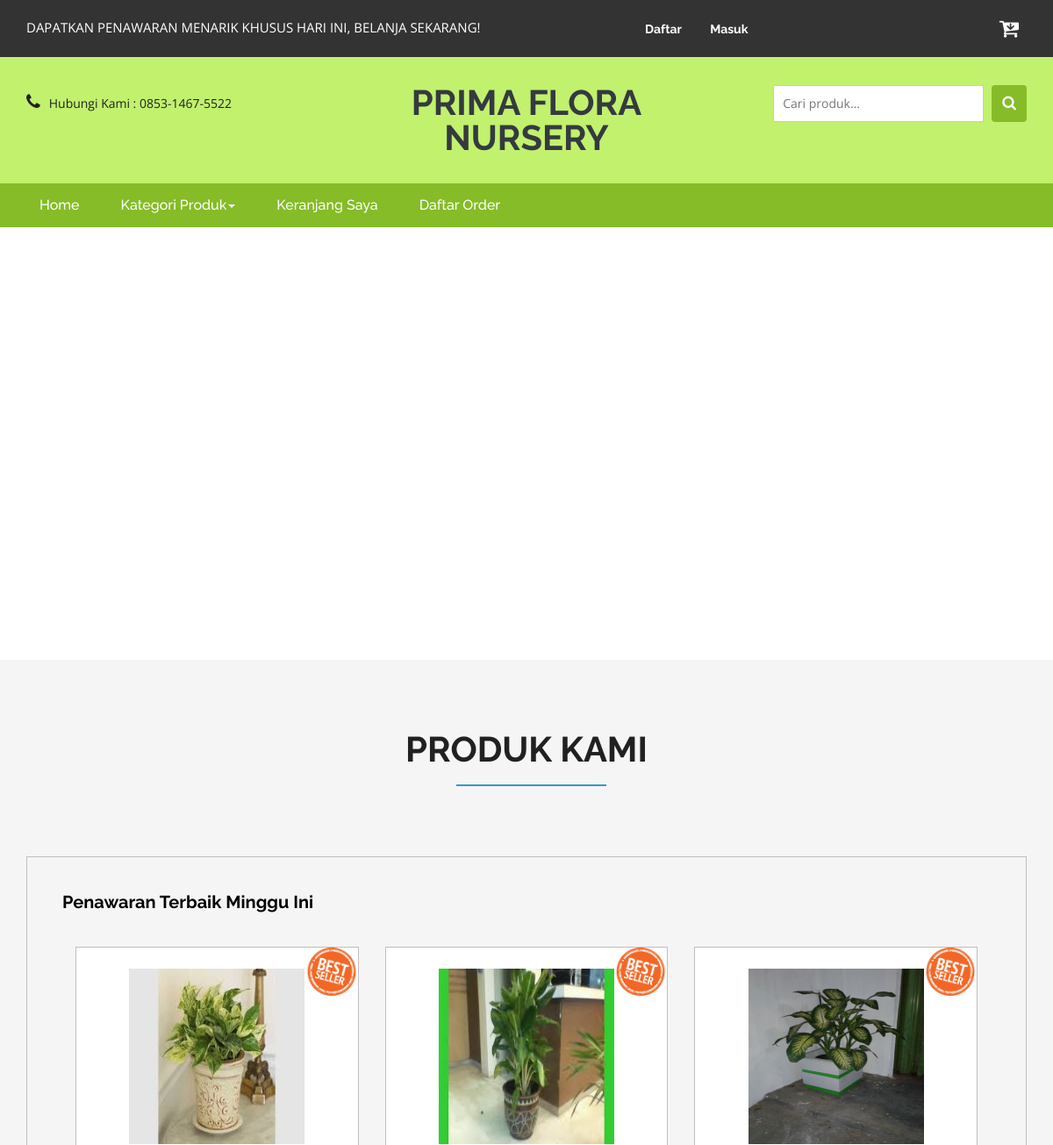
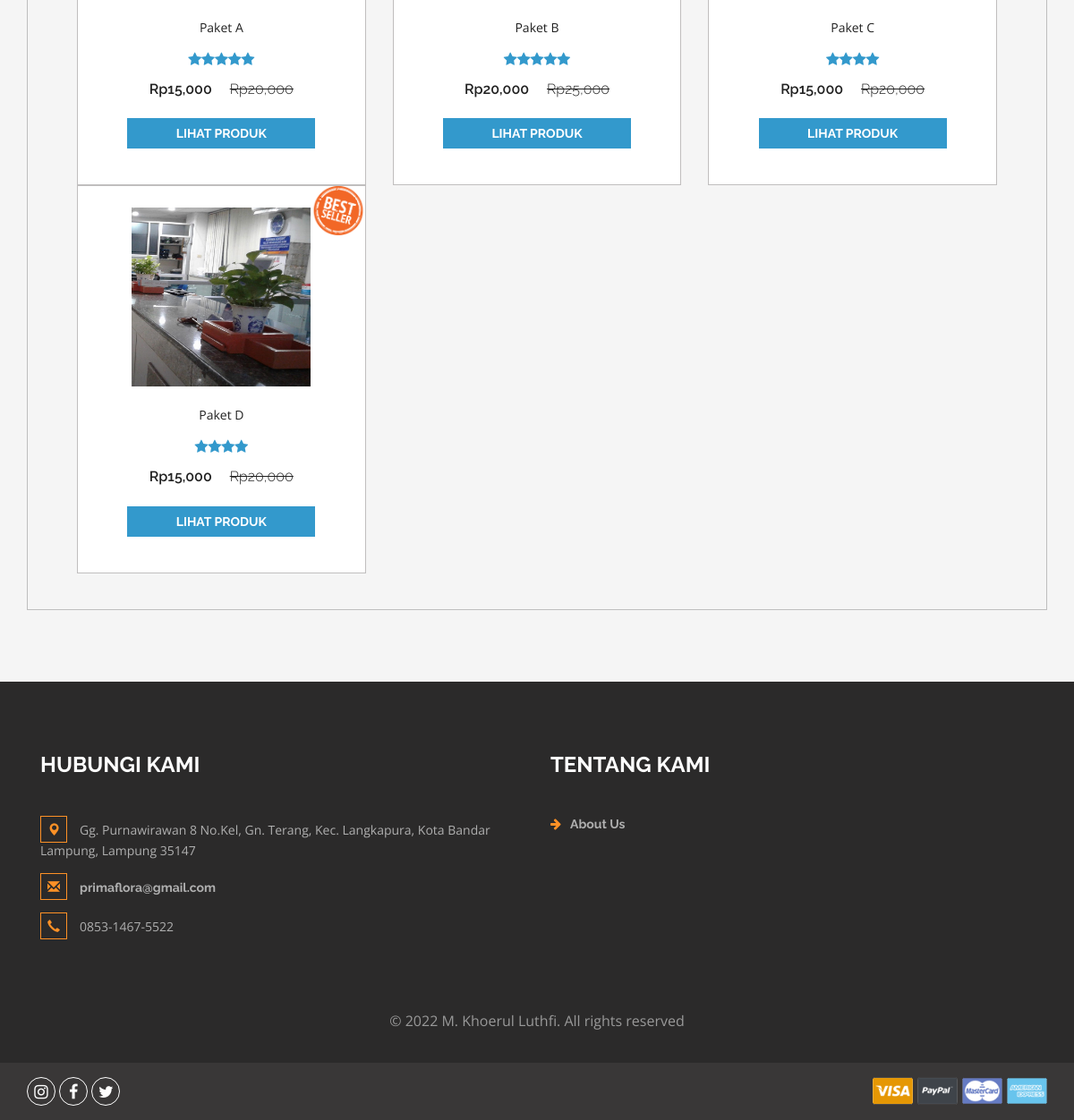
The page / on the database its author committed (2 pictures, top to bottom).
### tables this page shows
CREATE TABLE `produk` (
  `idproduk` int(11) NOT NULL,
  `idkategori` int(11) NOT NULL,
  `namaproduk` varchar(30) NOT NULL,
  `gambar` varchar(100) NOT NULL,
  `deskripsi` varchar(200) NOT NULL,
  `rate` int(11) NOT NULL,
  `hargabefore` int(11) NOT NULL,
  `hargaafter` int(11) NOT NULL,
  `tgldibuat` timestamp NOT NULL DEFAULT current_timestamp(),
  `status` varchar(15) NOT NULL
);

### index.php (the view, shortened to what this page needs)
<?php
include 'dbconnect.php';
?>
<!DOCTYPE html>
<html>
<head>
	<?php
	include 'page-link/link.php'
	?>
</head>
<body>
	<?php
	include 'page-header/header.php'
	?>
	<div class="bg-navbar navigation-agileits">
		<div class="container">
			<nav class="navbar  navbar-default">
				<div class="collapse navbar-collapse" id="bs-megadropdown-tabs">
					<ul class="nav navbar-nav">
						<li class="active"><a href="index.php" class="act">Home</a></li>
						<li class="dropdown">
							<a href="#" class="dropdown-toggle" data-toggle="dropdown">Kategori Produk<b class="caret"></b></a>
						</li>
						<li><a href="cart.php">Keranjang Saya</a></li>
						<li><a href="daftarorder.php">Daftar Order</a></li>
					</ul>
				</div>
			</nav>
		</div>
	</div>
	<ul id="demo1">
		<li>
		</li>
	</ul>
	<div class="top-brands">
		<div class="container">
			<h2>Produk Kami</h2>
			<div class="grid_3 grid_5">
				<div class="bs-example bs-example-tabs" role="tabpanel" data-example-id="togglable-tabs">
					<div id="myTabContent" class="tab-content">
						<div role="tabpanel" class="tab-pane fade in active" id="expeditions" aria-labelledby="expeditions-tab">
							<div class="agile-tp">
								<h5>Penawaran Terbaik Minggu Ini
								</h5>
							</div>
							<div class="agile_top_brands_grids">
								<?php
								$brgs = mysqli_query($conn, "SELECT * from produk order by idproduk ASC");
								while ($p = mysqli_fetch_array($brgs)) {
								?>
									<div class="col-md-4 top_brand_left">
										<div class="hover14 column">
											<div class="agile_top_brand_left_grid">
												<div class="agile_top_brand_left_grid_pos">
													<img style="width: 60px; position:relative; z-index: 999999" src="images/best.png" alt=" " class="img-responsive" />
												</div>
												<div class="agile_top_brand_left_grid1">
													<figure>
														<div class="snipcart-item block">
															<div class="snipcart-thumb">
																<a href="product.php?idproduk=<?php echo $p['idproduk'] ?>"><img title=" " alt=" " src="<?php echo $p['gambar'] ?>" width="200px" height="200px" /></a>
																<p><?php echo $p['namaproduk'] ?></p>
																<div class="stars">
																	<?php
																	$rate = $p['rate'];
																	for ($n = 1; $n <= $rate; $n++) {
																		echo '<i class="fa fa-star blue-star" aria-hidden="true"></i>';
																	};
																	?>
																</div>
																<h4>Rp<?php echo number_format($p['hargaafter']) ?> <span>Rp<?php echo number_format($p['hargabefore']) ?></span></h4>
															</div>
															<div class="snipcart-details top_brand_home_details">
																<fieldset>
																	<a href="product.php?idproduk=<?php echo $p['idproduk'] ?>"><input onmouseover="this.style.backgroundColor='#85BC27'" onMouseOut="this.style.backgroundColor='#3699C9'" type="submit" class="button" value="Lihat Produk" /></a>
																</fieldset>
															</div>
														</div>
													</figure>
												</div>
											</div>
										</div>
									</div>
								<?php
								}
								?>
								<div class="clearfix"> </div>
							</div>
						</div>
					</div>
				</div>
			</div>
		</div>
	</div>
	<?php
	include 'page-footer/footer.php'
	?>
	<link href="css/skdslider.css" rel="stylesheet">
</body>
</html>

### page-link/link.php (shortened to what this page needs)
<link href="css/bootstrap.css" rel="stylesheet" type="text/css" media="all" />
<link href="css/style.css" rel="stylesheet" type="text/css" media="all" />
<link href="css/mystyle.css" rel="stylesheet" type="text/css" media="all" />
<link href="css/font-awesome.css" rel="stylesheet">
<link rel='stylesheet' href='https://cdn.jsdelivr.net/npm/sweetalert2@7.12.15/dist/sweetalert2.min.css'>

### page-header/header.php (shortened to what this page needs)
<div class="agileits_header">
    <div class="container">
        <div class="w3l_offers">
            <p>DAPATKAN PENAWARAN MENARIK KHUSUS HARI INI, BELANJA SEKARANG!</p>
        </div>
        <div class="agile-login">
            <ul>
                <?php
                if (!isset($_SESSION['log'])) {
                    echo '
					<li><a href="registered.php"> Daftar</a></li>
					<li><a href="login.php">Masuk</a></li>
					';
                }
                ?>
            </ul>
        </div>
        <div class="product_list_header">
            <a href="cart.php"><button class="w3view-cart" type="submit" name="submit" value=""><i class="fa fa-cart-arrow-down" aria-hidden="true"></i></button>
            </a>
        </div>
        <div class="clearfix"> </div>
    </div>
</div>
<div class="bg-prima-top logo_products">
    <div class="container">
        <div class="w3ls_logo_products_left1">
            <ul class="phone_email">
                <li><i class="fa fa-phone" aria-hidden="true"></i>Hubungi Kami : 0853-1467-5522</li>
            </ul>
        </div>
        <div class="w3ls_logo_products_left text-brand">
            <h1><a href="index.php">Prima Flora Nursery</a></h1>
        </div>
        <div class="w3l_search">
            <form action="#" method="post">
                <input class="search-light" type="search" name="Search" placeholder="Cari produk..." required="">
                <button type="submit" class="btn btn-default search" aria-label="Left Align">
                    <i class="fa fa-search" aria-hidden="true"> </i>
                </button>
            </form>
        </div>
        <div class="clearfix"> </div>
    </div>
</div>

### page-footer/footer.php
<div class="footer">
    <div class="container">
        <div class="w3_footer_grids">
            <div class="col-md-6 w3_footer_grid">
                <h3>Hubungi Kami</h3>
                <ul class="address">
                    <li><i class="glyphicon glyphicon-map-marker" aria-hidden="true"></i>Gg. Purnawirawan 8 No.Kel, Gn. Terang, Kec. Langkapura, Kota Bandar Lampung, Lampung 35147</li>
                    <li><i class="glyphicon glyphicon-envelope" aria-hidden="true"></i><a href="mailto:primaflora@gmail.com">primaflora@gmail.com</a></li>
                    <li><i class="glyphicon glyphicon-earphone" aria-hidden="true"></i>0853-1467-5522</li>
                </ul>
            </div>
            <div class="col-md-3 w3_footer_grid">
                <h3>Tentang Kami</h3>
                <ul class="info">
                    <li><i class="fa fa-arrow-right" aria-hidden="true"></i><a href="about.html">About Us</a></li>
                </ul>
            </div>
            <div class="clearfix"> </div>
        </div>
    </div>
    <div class="footer-copy">
        <div class="container">
            <p>© 2022 M. Khoerul Luthfi. All rights reserved</p>
        </div>
    </div>
</div>
<div class="footer-botm">
    <div class="container">
        <div class="w3layouts-foot">
            <ul>
                <li><a href="#" class="w3_agile_instagram"><i class="fa fa-instagram" aria-hidden="true"></i></a></li>
                <li><a href="#" class="w3_agile_facebook"><i class="fa fa-facebook" aria-hidden="true"></i></a></li>
                <li><a href="#" class="agile_twitter"><i class="fa fa-twitter" aria-hidden="true"></i></a></li>
            </ul>
        </div>
        <div class="payment-w3ls">
            <img src="images/card.png" alt=" " class="img-responsive">
        </div>
        <div class="clearfix"> </div>
    </div>
</div>

### css/mystyle.css (style rules this page uses)
.text-brand h1 a { color: #343a40; }
.bg-navbar { background-color: #85BC27 !important; }
.bg-prima-top { background-color: #C1F16D; }
.search-light { background-color: white !important; }
.search { background-color: #85BC27 !important; }

### css/skdslider.css (style rules this page uses)
.skdslider ul.slides { margin:0; padding:0; list-style-type:none; }
.skdslider ul.slides li { display: none; }

### rows shown on the page
produk: gambar (picture), namaproduk "Paket A", rate 5 (drawn), hargaafter "15,000", hargabefore "20,000"
produk: gambar (picture), namaproduk "Paket B", rate 5 (drawn), hargaafter "20,000", hargabefore "25,000"
produk: gambar (picture), namaproduk "Paket C", rate 4 (drawn), hargaafter "15,000", hargabefore "20,000"
produk: gambar (picture), namaproduk "Paket D", rate 4 (drawn), hargaafter "15,000", hargabefore "20,000"
